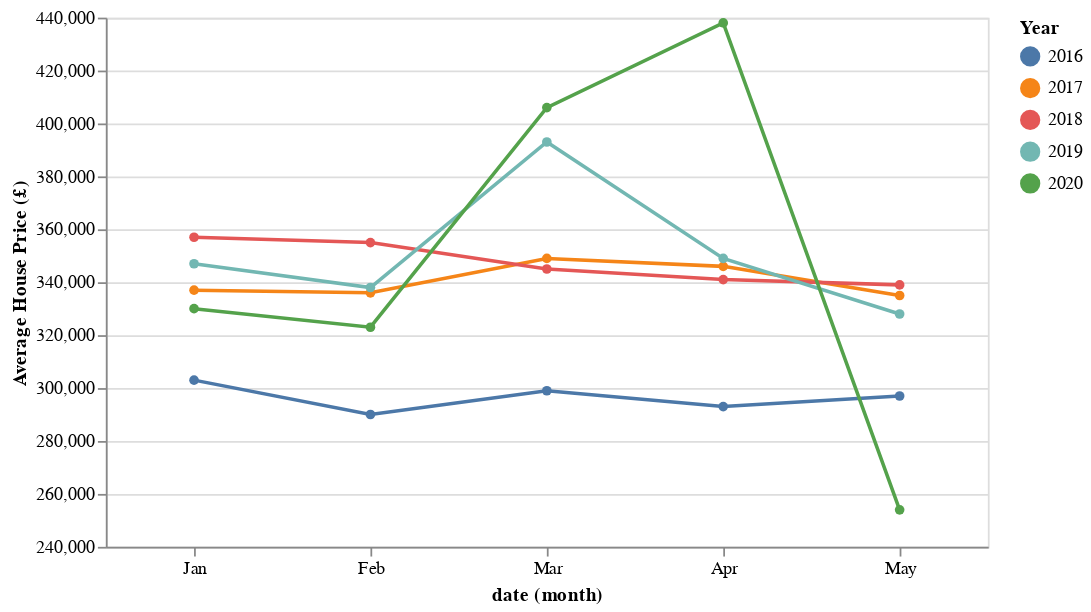

Specify this chart in Vega-Lite:
### Vega-Lite specification from a JSON file in a GitHub repository (floating-point values rounded to 4 significant figures)
{"config": {"view": {"continuousWidth": 400, "continuousHeight": 300}}, "data": {"name": "data-11effba50fd6ae3121c4c509582f910d"}, "mark": {"type": "line", "point": true, "strokeWidth": 2}, "encoding": {"color": {"condition": {"type": "nominal", "field": "Year", "selection": "select"}, "value": "grey"}, "tooltip": [{"type": "quantitative", "field": "# of Sales"}, {"type": "quantitative", "field": "Average House Price (£)"}, {"type": "quantitative", "field": "Year"}], "x": {"type": "nominal", "field": "date", "timeUnit": "month"}, "y": {"type": "quantitative", "field": "Average House Price (£)", "scale": {"zero": false}}}, "height": 300, "selection": {"select": {"type": "single", "fields": ["Year"]}}, "width": 500, "$schema": "https://vega.github.io/schema/vega-lite/v4.8.1.json", "datasets": {"data-11effba50fd6ae3121c4c509582f910d": [{"Year": 2016, "Month": 1, "Average House Price (£)": 303000.0, "# of Sales": 68792, "date": "2016-01-01T00:00:00"}, {"Year": 2016, "Month": 2, "Average House Price (£)": 290000.0, "# of Sales": 75369, "date": "2016-02-01T00:00:00"}, {"Year": 2016, "Month": 3, "Average House Price (£)": 299000.0, "# of Sales": 143155, "date": "2016-03-01T00:00:00"}, {"Year": 2016, "Month": 4, "Average House Price (£)": 293000.0, "# of Sales": 59718, "date": "2016-04-01T00:00:00"}, {"Year": 2016, "Month": 5, "Average House Price (£)": 297000.0, "# of Sales": 68686, "date": "2016-05-01T00:00:00"}, {"Year": 2017, "Month": 1, "Average House Price (£)": 337000.0, "# of Sales": 70267, "date": "2017-01-01T00:00:00"}, {"Year": 2017, "Month": 2, "Average House Price (£)": 336000.0, "# of Sales": 73644, "date": "2017-02-01T00:00:00"}, {"Year": 2017, "Month": 3, "Average House Price (£)": 349000.0, "# of Sales": 91664, "date": "2017-03-01T00:00:00"}, {"Year": 2017, "Month": 4, "Average House Price (£)": 346000.0, "# of Sales": 76169, "date": "2017-04-01T00:00:00"}, {"Year": 2017, "Month": 5, "Average House Price (£)": 335000.0, "# of Sales": 84265, "date": "2017-05-01T00:00:00"}, {"Year": 2018, "Month": 1, "Average House Price (£)": 357000.0, "# of Sales": 70209, "date": "2018-01-01T00:00:00"}, {"Year": 2018, "Month": 2, "Average House Price (£)": 355000.0, "# of Sales": 71752, "date": "2018-02-01T00:00:00"}, {"Year": 2018, "Month": 3, "Average House Price (£)": 345000.0, "# of Sales": 84433, "date": "2018-03-01T00:00:00"}, {"Year": 2018, "Month": 4, "Average House Price (£)": 341000.0, "# of Sales": 72555, "date": "2018-04-01T00:00:00"}, {"Year": 2018, "Month": 5, "Average House Price (£)": 339000.0, "# of Sales": 81732, "date": "2018-05-01T00:00:00"}, {"Year": 2019, "Month": 1, "Average House Price (£)": 347000.0, "# of Sales": 67073, "date": "2019-01-01T00:00:00"}, {"Year": 2019, "Month": 2, "Average House Price (£)": 338000.0, "# of Sales": 70041, "date": "2019-02-01T00:00:00"}, {"Year": 2019, "Month": 3, "Average House Price (£)": 393000.0, "# of Sales": 81566, "date": "2019-03-01T00:00:00"}, {"Year": 2019, "Month": 4, "Average House Price (£)": 349000.0, "# of Sales": 74449, "date": "2019-04-01T00:00:00"}, {"Year": 2019, "Month": 5, "Average House Price (£)": 328000.0, "# of Sales": 81086, "date": "2019-05-01T00:00:00"}, {"Year": 2020, "Month": 1, "Average House Price (£)": 330000.0, "# of Sales": 62072, "date": "2020-01-01T00:00:00"}, {"Year": 2020, "Month": 2, "Average House Price (£)": 323000.0, "# of Sales": 53488, "date": "2020-02-01T00:00:00"}, {"Year": 2020, "Month": 3, "Average House Price (£)": 406000.0, "# of Sales": 21349, "date": "2020-03-01T00:00:00"}, {"Year": 2020, "Month": 4, "Average House Price (£)": 438000.0, "# of Sales": 281, "date": "2020-04-01T00:00:00"}, {"Year": 2020, "Month": 5, "Average House Price (£)": 254000.0, "# of Sales": 41, "date": "2020-05-01T00:00:00"}]}}
